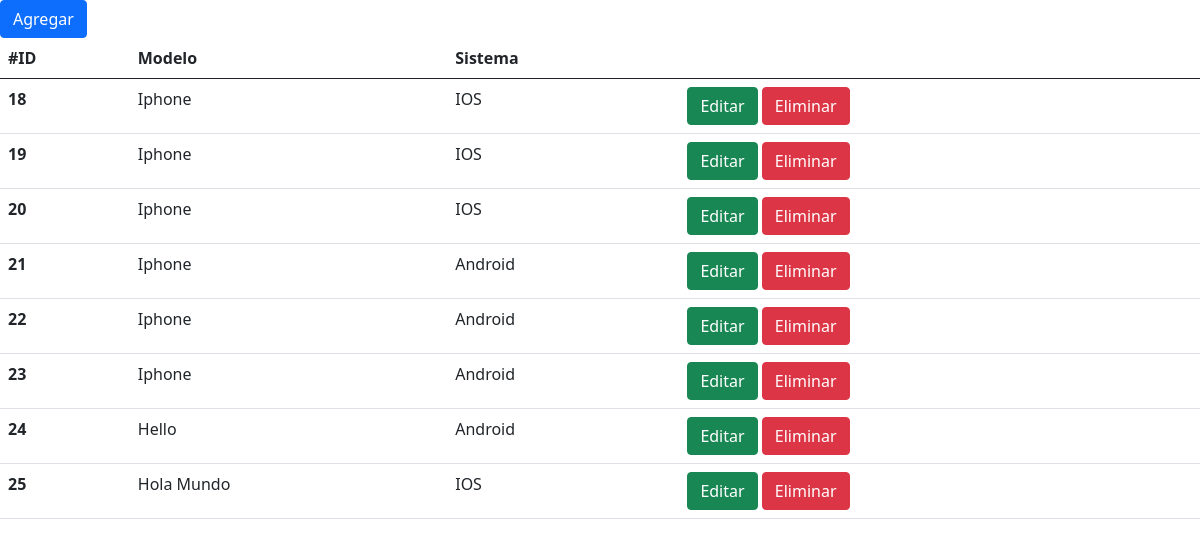
The page / on the database its author committed.
### app/models.py (models this page shows)
class Smartphone(models.Model):
    id = models.AutoField(primary_key=True)
    modelo = models.CharField(max_length=99)
    sistema = models.ForeignKey(Sistema, on_delete=CASCADE)

class Sistema(models.Model):
    id = models.AutoField(primary_key=True)
    nombre = models.CharField(max_length=99)

### app/views.py (the view)
# urls.py: path('', index ,  name='index'),#Nueva ruta
def index(request):
    smartphones = Smartphone.objects.all() #Se traean todos los datos de la tabla
    sistemas = Sistema.objects.all()
    contexto = { 'smartphones' : smartphones, 'sistemas': sistemas}
    return render(request, 'index.html',contexto)

### app/templates/index.html (shortened to what this page needs)
<!doctype html>
<html lang="en">
  <head>
    <link href="https://cdn.jsdelivr.net/npm/bootstrap@5.0.1/dist/css/bootstrap.min.css" rel="stylesheet">
  </head>
  <body>
    <button type="button" class="btn btn-primary" data-bs-toggle="modal" data-bs-target="#agregar">
      Agregar
  </button>
    <table class="table">
      <thead>
        <tr>
          <th scope="col">#ID</th>
          <th scope="col">Modelo</th>
          <th scope="col">Sistema</th>
          <th scope="col"></th>
        </tr>
      </thead>
      <tbody>
        {% for smartphone in smartphones %}
        <tr>
          <th scope="row">{{smartphone.id}}</th>
          <td>{{smartphone.modelo}}</td>
          <td>{{smartphone.sistema.nombre}}</td>
          <td>
            <button type="button" class="btn btn-success" data-bs-toggle="modal" data-bs-target="#editar-{{foorloop.counter}}" >
              Editar
            </button>
            <button type="button" class="btn btn-danger" data-bs-toggle="modal" data-bs-target="#eliminar_{{foorloop.counter}}">
              Eliminar
            </button>
          </td>
        </tr>
        {% endfor %}
      </tbody>
    </table>
  </body>
</html>

### rows shown on the page
Smartphone: id "18", modelo "Iphone", sistema.nombre "IOS"
Smartphone: id "19", modelo "Iphone", sistema.nombre "IOS"
Smartphone: id "20", modelo "Iphone", sistema.nombre "IOS"
Smartphone: id "21", modelo "Iphone", sistema.nombre "Android"
Smartphone: id "22", modelo "Iphone", sistema.nombre "Android"
Smartphone: id "23", modelo "Iphone", sistema.nombre "Android"
Smartphone: id "24", modelo "Hello", sistema.nombre "Android"
Smartphone: id "25", modelo "Hola Mundo", sistema.nombre "IOS"
